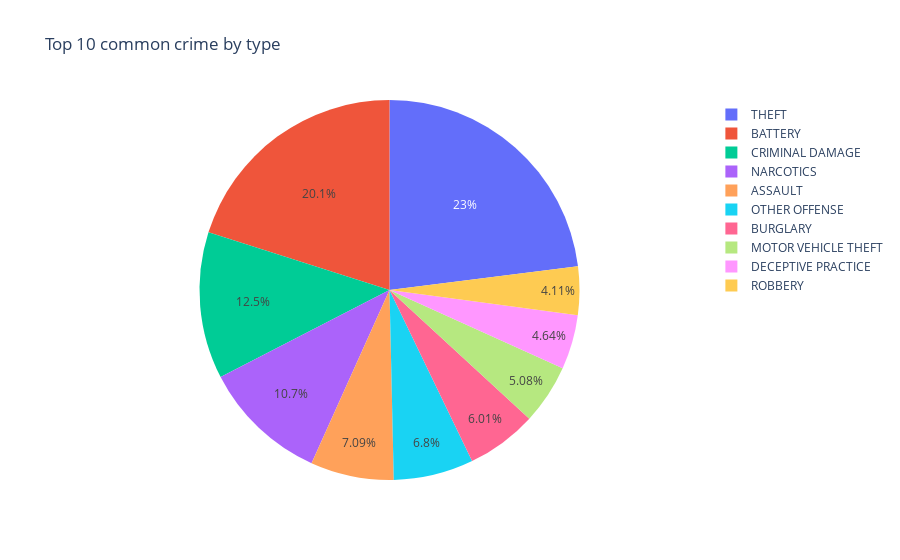

The notebook cell saved with this chart:
### Markdown cell above
## __Top 10 common crime by type__</br>

### Code cell
# We try to indentify the trend and highpoints or lowpoints.
# Function to plot the serie value_counts
def plot_counts2(serie, title):
    df = pd.DataFrame(serie.value_counts()[:10])
    df.columns = ["Freq"]
    df["Type"] = df.index
    fig = px.pie(df, values='Freq', names='Type', title=title)
    fig.show()


plot_counts2(c_crime_df["Primary Type"], "Top 10 common crime by type")

### Figure 1 — Plotly figure (JSON) as saved in the notebook; plotly's stock layout.template omitted (floating-point values rounded to 4 significant figures)
{"data": [{"domain": {"x": [0, 1], "y": [0, 1]}, "hovertemplate": "Type=%{label}<br>Freq=%{value}<extra></extra>", "labels": ["THEFT", "BATTERY", "CRIMINAL DAMAGE", "NARCOTICS", "ASSAULT", "OTHER OFFENSE", "BURGLARY", "MOTOR VEHICLE THEFT", "DECEPTIVE PRACTICE", "ROBBERY"], "legendgroup": "", "name": "", "showlegend": true, "type": "pie", "values": [479153, 418647, 259959, 222861, 147662, 141627, 125161, 105852, 96707, 85694]}], "layout": {"legend": {"tracegroupgap": 0}, "title": {"text": "Top 10 common crime by type"}}}
